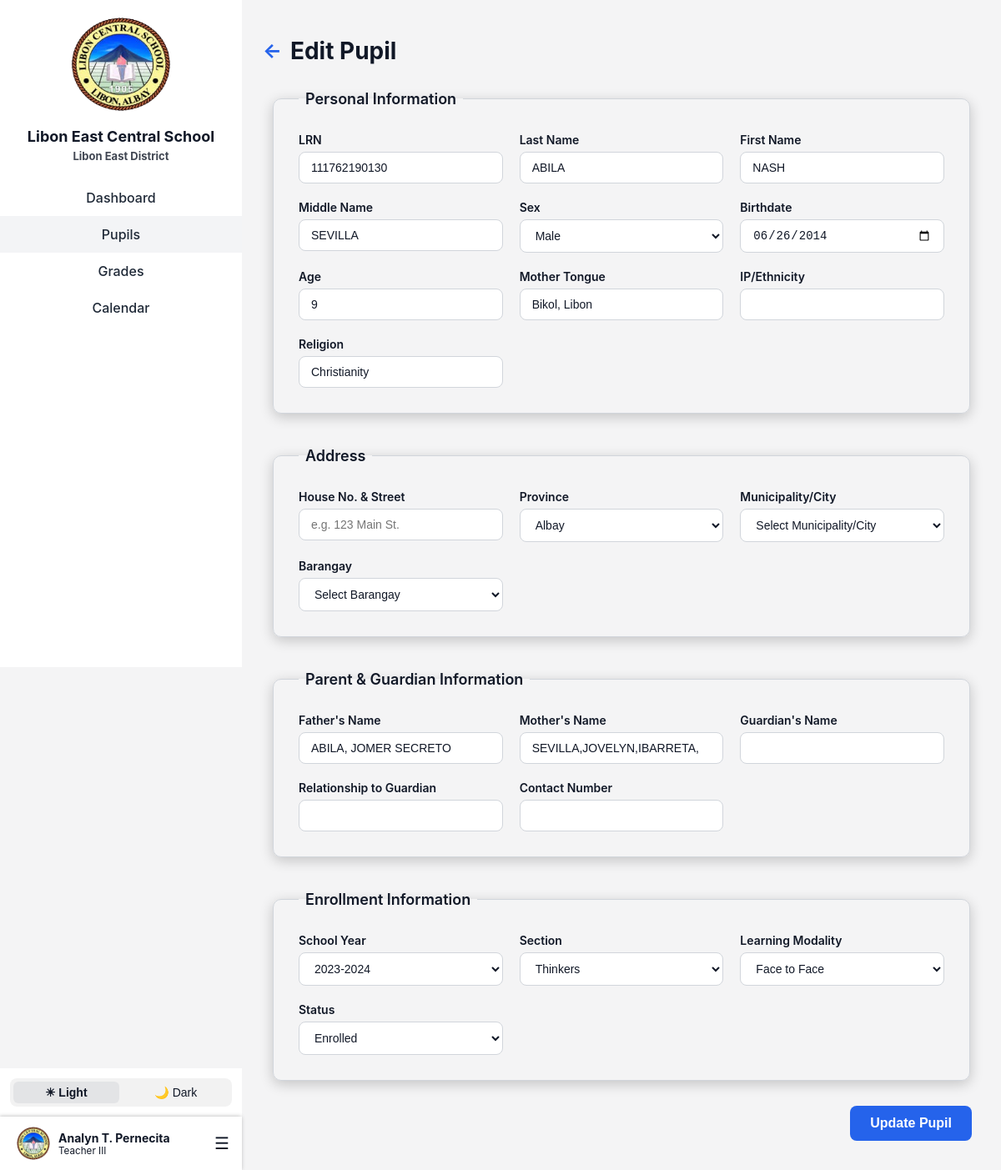
The app's page /Landing/Login/Page/edit_pupil.php?id=932 (signed in), older data.
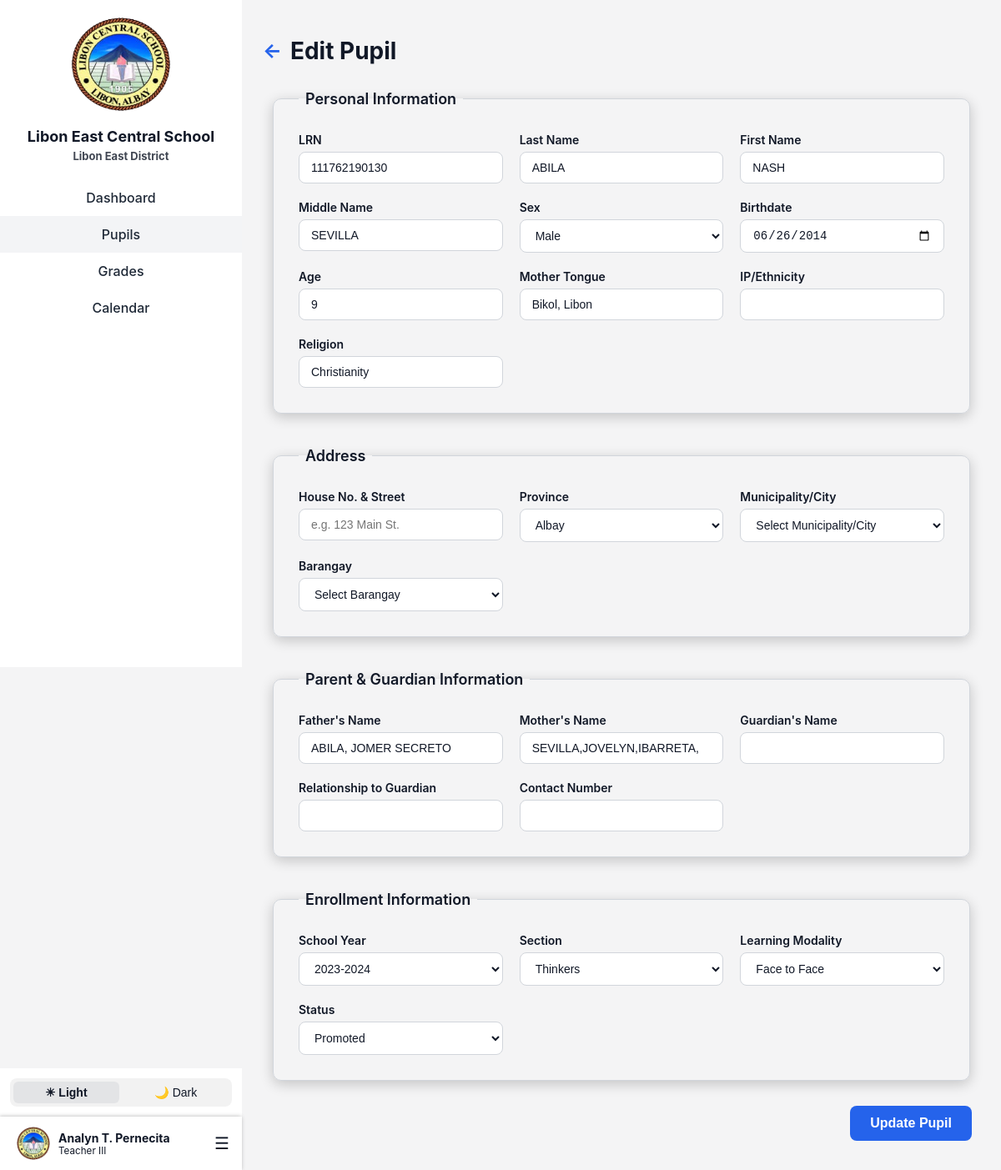
The same page, newer data.
### tables this page shows
CREATE TABLE `teachers` (
  `teacher_id` int(11) NOT NULL,
  `first_name` varchar(100) DEFAULT NULL,
  `middle_name` varchar(100) DEFAULT NULL,
  `last_name` varchar(100) DEFAULT NULL,
  `employee_no` varchar(20) DEFAULT NULL,
  `email` varchar(100) DEFAULT NULL,
  `password` varchar(255) DEFAULT NULL,
  `gender` enum('Male','Female','Other') DEFAULT NULL,
  `birthdate` date DEFAULT NULL,
  `age` int(11) DEFAULT NULL,
  `contact_no` varchar(20) DEFAULT NULL,
  `house_no_street` varchar(255) DEFAULT NULL,
  `barangay` varchar(255) DEFAULT NULL,
  `municipality` varchar(255) DEFAULT NULL,
  `province` varchar(255) DEFAULT NULL,
  `position` varchar(255) NOT NULL,
  `image` varchar(255) NOT NULL DEFAULT 'teacher.png',
  `user_type` char(1) NOT NULL DEFAULT 't' COMMENT 'a - admin\r\nt- teacher\r\nn- non-teaching',
  `user_status` char(1) NOT NULL DEFAULT 'a' COMMENT 'a - active\r\ni - inactive'
);

CREATE TABLE `pupils` (
  `pupil_id` int(11) NOT NULL,
  `teacher_id` int(11) NOT NULL,
  `lrn` varchar(12) NOT NULL,
  `last_name` varchar(100) DEFAULT NULL,
  `first_name` varchar(100) DEFAULT NULL,
  `middle_name` varchar(100) DEFAULT NULL,
  `sex` enum('Male','Female') DEFAULT NULL,
  `birthdate` date DEFAULT NULL,
  `age` int(11) DEFAULT NULL,
  `mother_tongue` varchar(100) DEFAULT NULL,
  `ip_ethnicity` varchar(100) DEFAULT NULL,
  `religion` varchar(100) DEFAULT NULL,
  `house_no_street` varchar(155) DEFAULT NULL,
  `barangay` varchar(100) DEFAULT NULL,
  `municipality` varchar(100) DEFAULT NULL,
  `province` varchar(100) DEFAULT NULL,
  `father_name` varchar(150) DEFAULT NULL,
  `mother_name` varchar(150) DEFAULT NULL,
  `guardian_name` varchar(150) DEFAULT NULL,
  `relationship_to_guardian` varchar(100) DEFAULT NULL,
  `contact_number` varchar(20) DEFAULT NULL,
  `learning_modality` varchar(255) DEFAULT NULL,
  `remarks` varchar(255) DEFAULT NULL COMMENT 'T/I - Transferred In\r\nT/O- Transferred Out\r\nDRPLE - Dropped',
  `sy_id` int(11) NOT NULL,
  `section_id` int(11) NOT NULL,
  `status` varchar(20) DEFAULT 'enrolled'
);

### Landing/Login/Page/edit_pupil.php (the view, shortened to what the rows shown need)
<?php
include 'lecs_db.php';
$pupil_id = intval($_GET['id']);
$result = $conn->query("SELECT * FROM pupils WHERE pupil_id=$pupil_id");
$pupil = $result->fetch_assoc();
$formData = $pupil;
$status_date = '';
$formData['status_date'] = $status_date;
?>
<!DOCTYPE html>
<html lang="en">
<head>
    <link href="css/adminAddPupil.css" rel="stylesheet">
    <link rel="stylesheet" href="css/sidebar.css">
</head>
<body>
<div class="container">
    <?php include 'teacherSidebar.php'; ?>
    <div class="main-content">
        <h1>
            <span class="back-arrow" onclick="window.location.href='teacherPupils.php'">←</span>
            Edit Pupil
        </h1>
        <form method="POST">
            <fieldset>
                <div class="form-grid">
                    <div class="form-group">
                        <label>LRN</label>
                        <input type="text" name="lrn" value="<?= htmlspecialchars($formData['lrn'] ?? '') ?>" required>
                    </div>
                    <div class="form-group">
                        <label>Last Name</label>
                        <input type="text" name="last_name" value="<?= htmlspecialchars($formData['last_name'] ?? '') ?>" required>
                    </div>
                    <div class="form-group">
                        <label>First Name</label>
                        <input type="text" name="first_name" value="<?= htmlspecialchars($formData['first_name'] ?? '') ?>" required>
                    </div>
                    <div class="form-group">
                        <label>Middle Name</label>
                        <input type="text" name="middle_name" value="<?= htmlspecialchars($formData['middle_name'] ?? '') ?>">
                    </div>
                    <div class="form-group">
                        <label>Sex</label>
                        <select name="sex" required>
                            <option value="Male" <?= ($formData['sex']=="Male")?"selected":"" ?>>Male</option>
                        </select>
                    </div>
                    <div class="form-group">
                        <label>Birthdate</label>
                        <input type="date" name="birthdate" id="birthdate" value="<?= $formData['birthdate'] ?? '' ?>" required>
                    </div>
                    <div class="form-group">
                        <label>Age</label>
                        <input type="number" name="age" id="age" value="<?= $formData['age'] ?? '' ?>">
                    </div>
                    <div class="form-group">
                        <label>Mother Tongue</label>
                        <input type="text" name="mother_tongue" value="<?= htmlspecialchars($formData['mother_tongue'] ?? '') ?>">
                    </div>
                    <div class="form-group">
                        <label>Religion</label>
                        <input type="text" name="religion" value="<?= htmlspecialchars($formData['religion'] ?? '') ?>">
                    </div>
                </div>
            </fieldset>
            <fieldset>
                <div class="form-grid">
                    <div class="form-group">
                        <label>Father's Name</label>
                        <input type="text" name="father_name" value="<?= htmlspecialchars($formData['father_name'] ?? '') ?>">
                    </div>
                    <div class="form-group">
                        <label>Mother's Name</label>
                        <input type="text" name="mother_name" value="<?= htmlspecialchars($formData['mother_name'] ?? '') ?>">
                    </div>
                </div>
            </fieldset>
            <fieldset>
                <div class="form-grid">
                    <div class="form-group">
                        <label>Learning Modality</label>
                        <select name="learning_modality" required>
                            <option value="Face to Face" <?= ($formData['learning_modality'] == "Face to Face") ? "selected" : "" ?>>Face to Face</option>
                        </select>
                    </div>
                    <div class="form-group">
                        <label>Status</label>
                        <select name="status" id="status" required>
                            <option value="enrolled" <?= ($formData['status'] == 'enrolled') ? 'selected' : '' ?>>Enrolled</option>
                            <option value="promoted" <?= ($formData['status'] == 'promoted') ? 'selected' : '' ?>>Promoted</option>
                        </select>
                    </div>
                </div>
            </fieldset>
        </form>
    </div>
</div>
</body>
</html>

### Landing/Login/Page/teacherSidebar.php (shortened to what the rows shown need)
<?php
include 'lecs_db.php';
$teacher_id = $_SESSION['teacher_id'];
$stmt = $conn->prepare("SELECT first_name, middle_name, last_name, position, image FROM teachers WHERE teacher_id = ? LIMIT 1");
$stmt->bind_param("i", $teacher_id);
$stmt->execute();
$result = $stmt->get_result();
$teacher = $result->fetch_assoc();
$middleInitial = '';
if (!empty($teacher['middle_name'])) {
    $middleInitial = strtoupper(substr(trim($teacher['middle_name']), 0, 1)) . '.';
}
function toRoman($num) {
    $map = [
        'M' => 1000, 'CM' => 900, 'D' => 500, 'CD' => 400,
        'C' => 100, 'XC' => 90, 'L' => 50, 'XL' => 40,
        'X' => 10, 'IX' => 9, 'V' => 5, 'IV' => 4, 'I' => 1
    ];
    $returnValue = '';
    while ($num > 0) {
        foreach ($map as $roman => $int) {
            if ($num >= $int) {
                $num -= $int;
                $returnValue .= $roman;
                break;
            }
        }
    }
    return $returnValue;
}
$teacherName = htmlspecialchars(trim(($teacher['first_name'] ?? '') . ' ' . $middleInitial . ' ' . ($teacher['last_name'] ?? '')));
$teacherPos = $teacher['position'] ?? "Teacher";
if (preg_match('/(\d+)/', $teacherPos, $matches)) {
    $num = (int)$matches[1];
    $roman = toRoman($num);
    $teacherPos = preg_replace('/\d+/', $roman, $teacherPos);
}
?>
<link rel="stylesheet" href="css/all.min.css">
<link rel="stylesheet" href="css/sidebar.css">
<div class="sidebar">
    <div class="sidebar-top">
        <h2>Libon East Central School</h2>
    </div>
    <div class="sidebar-bottom">
        <div class="profile-menu">
            <div class="profile">
                <div class="profile-info">
                    <strong><?= htmlspecialchars($teacherName); ?></strong>
                    <small><?= htmlspecialchars($teacherPos); ?></small>
                </div>
            </div>
        </div>
    </div>
</div>

Row changes from the older to the newer data that the page shows:
changed pupils "ABILA": status "Enrolled" → "Promoted"
